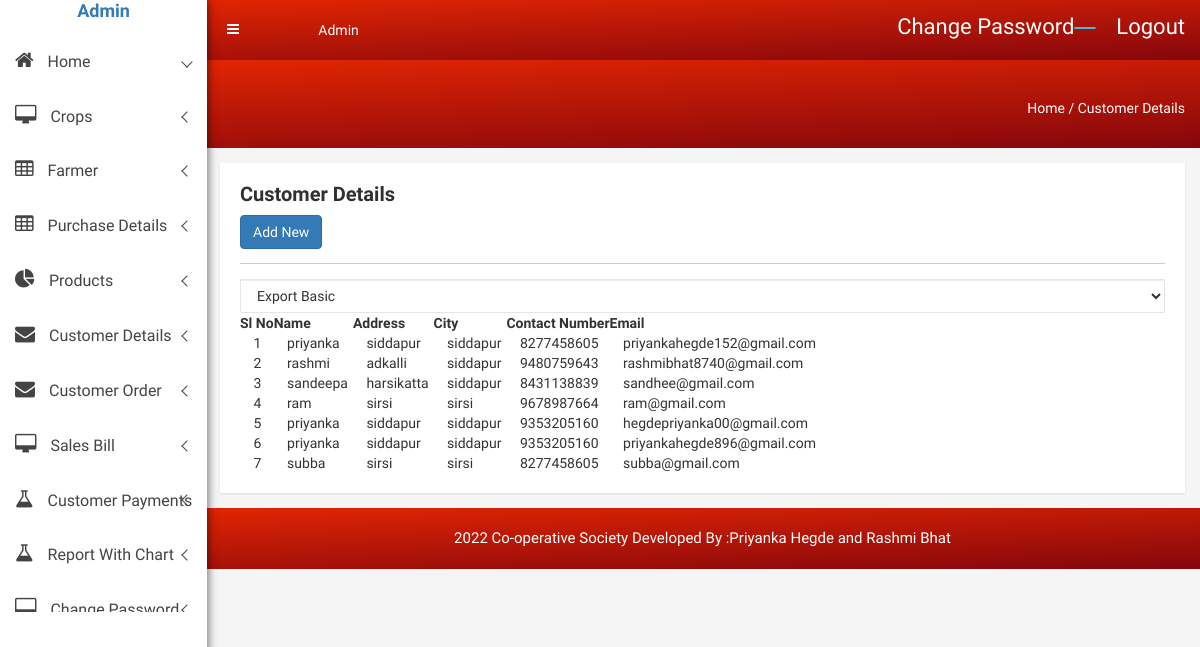
The app's page /admin/customer_details_view.php with its own data.
### tables this page shows
CREATE TABLE `customer_details` (
  `customer_id` int(90) NOT NULL,
  `customer_name` varchar(100) NOT NULL,
  `customer_address` varchar(200) NOT NULL,
  `customer_city` varchar(250) NOT NULL,
  `contact_number` varchar(12) NOT NULL,
  `email` varchar(110) NOT NULL
);

### admin/customer_details_view.php (the view, shortened to what this page needs)
<?php include('meta_tag.php'); ?>
<body>
  <?php include('sidebar.php'); ?>
            <div class="breadcome-area">
                <div class="container-fluid">
                    <div class="row">
                        <div class="col-lg-12 col-md-12 col-sm-12 col-xs-12">
                            <div class="breadcome-list single-page-breadcome">
                                <div class="row">
                                    <div class="col-lg-6 col-md-6 col-sm-6 col-xs-6">
                                    </div>
                                    <div class="col-lg-6 col-md-6 col-sm-6 col-xs-6">
                                        <ul class="breadcome-menu">
                                            <li><a href="#">Home</a> <span class="bread-slash">/</span>
                                            </li>
                                            <li><span class="bread-blod">Customer Details</span>
                                            </li>
                                        </ul>
                                    </div>
                                </div>
                            </div>
                        </div>
                    </div>
                </div>
            </div>
        </div>
        <div class="data-table-area mg-tb-15">
            <div class="container-fluid">
                <div class="row">
                    <div class="col-lg-12 col-md-12 col-sm-12 col-xs-12">
                        <div class="sparkline13-list">
                            <div class="sparkline13-hd">
                                <div class="main-sparkline13-hd">
                                  <h1><span class="table-project-n">Customer  </span> Details</h1>
								  <a href="customer_details_form.php" class="btn btn-primary">Add New</a><hr>
                              </div>
                            </div>
                            <div class="sparkline13-graph">
                                <div class="datatable-dashv1-list custom-datatable-overright">
                                    <div id="toolbar">
                                        <select class="form-control">
												<option value="">Export Basic</option>
											</select>
                                    </div>
                                    <table id="table" data-toggle="table" data-pagination="true" data-search="true" data-show-columns="true" data-show-pagination-switch="true" data-show-refresh="true" data-key-events="true" data-show-toggle="true" data-resizable="true" data-cookie="true"
                                        data-cookie-id-table="saveId" data-show-export="true" data-click-to-select="true" data-toolbar="#toolbar">
                                        <thead>
  <tr>
    <th>Sl No </th>
    <th> Name</th>
    <th>Address</th>
    <th> City</th>
    <th>Contact Number</th>
    <th>Email</th>
  </tr>
  </thead>
  <tbody>
<?php
include('database.php');
$sql="select * from customer_details";
$res=mysqli_query($conn,$sql);
while($row=mysqli_fetch_array($res))
{
?>
  <tr>
    <td>&nbsp;<?php echo $row['customer_id'];?></td>
    <td>&nbsp;<?php echo $row['customer_name'];?></td>
    <td>&nbsp;<?php echo $row['customer_address'];?></td>
    <td>&nbsp;<?php echo $row['customer_city'];?></td>
    <td>&nbsp;<?php echo $row['contact_number'];?></td>
    <td>&nbsp;<?php echo $row['email'];?></td>
  </tr>
  <?php
  }
  ?>
</table>
                                </div>
                            </div>
                        </div>
                    </div>
                </div>
            </div>
        </div>
        <?php include('footer.php'); ?>
</html>

### admin/meta_tag.php (shortened to what this page needs)
<!doctype html>
<html class="no-js" lang="en">
<head>
    <link rel="stylesheet" href="css/bootstrap.min.css">
    <link rel="stylesheet" href="css/font-awesome.min.css">
    <link rel="stylesheet" href="css/owl.carousel.css">
    <link rel="stylesheet" href="css/owl.theme.css">
    <link rel="stylesheet" href="css/owl.transitions.css">
    <link rel="stylesheet" href="css/animate.css">
    <link rel="stylesheet" href="css/normalize.css">
    <link rel="stylesheet" href="css/meanmenu.min.css">
    <link rel="stylesheet" href="css/main.css">
    <link rel="stylesheet" href="css/morrisjs/morris.css">
    <link rel="stylesheet" href="css/scrollbar/jquery.mCustomScrollbar.min.css">
    <link rel="stylesheet" href="css/metisMenu/metisMenu.min.css">
    <link rel="stylesheet" href="css/metisMenu/metisMenu-vertical.css">
    <link rel="stylesheet" href="css/calendar/fullcalendar.min.css">
    <link rel="stylesheet" href="css/calendar/fullcalendar.print.min.css">
    <link rel="stylesheet" href="style.css">
    <link rel="stylesheet" href="css/responsive.css">
</head>

### admin/sidebar.php (shortened to what this page needs)
<div class="left-sidebar-pro">
      <nav id="sidebar" class="">
          <div class="sidebar-header">
              <a href="home.php"><h4>Admin</h4></a>
          </div>
          <div class="left-custom-menu-adp-wrap comment-scrollbar">
              <nav class="sidebar-nav left-sidebar-menu-pro">
                  <ul class="metismenu" id="menu1">
                      <li class="active">
                          <a class="has-arrow" href="home.php">
						   <i class="fa big-icon fa-home icon-wrap"></i>
						   <span class="mini-click-non">Home</span>
						</a>
                      </li>
				 <li>
                          <a class="has-arrow" href="crop_view.php" aria-expanded="false"><i class="fa big-icon fa-desktop icon-wrap"></i> <span class="mini-click-non">Crops</span></a>
                      </li>
				  <li>
                          <a class="has-arrow" href="farmer_view.php" aria-expanded="false"><i class="fa big-icon fa-table icon-wrap"></i> <span class="mini-click-non"> Farmer</span></a>
                      </li>
				  <li>
                          <a class="has-arrow" href="supply_details_view.php" aria-expanded="false"><i class="fa big-icon fa-table icon-wrap"></i> <span class="mini-click-non">Purchase Details </span></a>
                      </li>
                     <li>
                          <a class="has-arrow" href="products_view.php" aria-expanded="false"><i class="fa big-icon fa-pie-chart icon-wrap"></i> <span class="mini-click-non">Products</span></a>
                      </li>
                      <li>
                          <a class="has-arrow" href="customer_details_view.php" aria-expanded="false"><i class="fa big-icon fa-envelope icon-wrap"></i> <span class="mini-click-non">Customer Details</span></a>
                      </li>
				<li>
                          <a class="has-arrow" href="customer_order_details_view.php" aria-expanded="false"><i class="fa big-icon fa-envelope icon-wrap"></i> <span class="mini-click-non">Customer Order</span></a>
                      </li>
				<li>
                          <a class="has-arrow" href="sales_master_view.php" aria-expanded="false"><i class="fa big-icon fa-desktop icon-wrap"></i> <span class="mini-click-non">Sales Bill</span></a>
                      </li>
				<li>
                          <a class="has-arrow" href="customer_payments_view.php" aria-expanded="false"><i class="fa big-icon fa-flask icon-wrap"></i> <span class="mini-click-non">Customer Payments</span></a>
                      </li>
				<li>
                          <a class="has-arrow" href="report_sales_view.php" aria-expanded="false"><i class="fa big-icon fa-flask icon-wrap"></i> <span class="mini-click-non">Report With Chart</span></a>
                      </li>
				<li>
                          <a class="has-arrow" href="changepswrd.php" aria-expanded="false"><i class="fa big-icon fa-desktop icon-wrap"></i> <span class="mini-click-non">Change Password</span></a>
                      </li>
                  </ul>
              </nav>
          </div>
      </nav>
  </div>
  <div class="all-content-wrapper">
      <div class="container-fluid">
          <div class="row">
              <div class="col-lg-12 col-md-12 col-sm-12 col-xs-12">
                  <div class="logo-pro">
                      <a href="index.html"><img class="main-logo" src="img/logo/logo.png" alt="" /></a>
                  </div>
              </div>
          </div>
      </div>
      <div class="header-advance-area">
          <div class="header-top-area">
              <div class="container-fluid">
                  <div class="row">
                      <div class="col-lg-12 col-md-12 col-sm-12 col-xs-12">
                          <div class="header-top-wraper">
                              <div class="row">
                                  <div class="col-lg-1 col-md-0 col-sm-1 col-xs-12">
                                      <div class="menu-switcher-pro">
                                          <button type="button" id="sidebarCollapse" class="btn bar-button-pro header-drl-controller-btn btn-info navbar-btn">
											<i class="fa fa-bars"></i>
										</button>
                                      </div>
                                  </div>
                                  <div class="col-lg-6 col-md-7 col-sm-6 col-xs-12">
                                      <div class="header-top-menu tabl-d-n">
                                          <ul class="nav navbar-nav mai-top-nav">
                                              <li class="nav-item"><a href="#" class="nav-link">Admin</a>
                                              </li>
                                          </ul>
                                      </div>
                                  </div>
                                  <div class="col-lg-5 col-md-5 col-sm-12 col-xs-12">
                                      <div class="header-right-info">
                                          <ul class="nav navbar-nav mai-top-nav header-right-menu">
                                              <li class="nav-item dropdown">
                                                  <a href="changepswrd.php">Change Password</a>
                                              </li>
										<li class="nav-item dropdown">
                                                  <a href="changepswrd.php" data-toggle="dropdown" role="button" aria-expanded="false" class="btn btn-info nav-link"></a>
                                              </li>
										<li class="nav-item dropdown">
                                                  <a href="../logout.php">Logout </a>
                                              </li>
                                          </ul>
                                      </div>
                                  </div>
                              </div>
                          </div>
                      </div>
                  </div>
              </div>
          </div>

### admin/footer.php (shortened to what this page needs)
 <div class="footer-copyright-area">
            <div class="container-fluid">
                <div class="row">
                    <div class="col-lg-12">
                        <div class="footer-copy-right">
                            <p>2022 <a href="https://colorlib.com/wp/templates/">Co-operative Society</a> Developed By :Priyanka Hegde and Rashmi Bhat</p>
                        </div>
                    </div>
                </div>
            </div>
        </div>
    </div>
</body>
</html>

### admin/css/main.css (style rules this page uses)
html { color: #222; font-size: 1em; line-height: 1.4; }
hr { display: block; height: 1px; border: 0; border-top: 1px solid #ccc; margin: 1em 0; padding: 0; }
audio, canvas, iframe, img, svg, video { vertical-align: middle; }

### admin/css/metisMenu/metisMenu-vertical.css (style rules this page uses)
.sidebar-nav { background: #fff; }
.sidebar-nav ul { padding: 0; margin: 0; list-style: none; background: #f5f5f5; }
.sidebar-nav .metismenu { background: #fff; display: -webkit-box; display: -ms-flexbox; display: flex; -webkit-box-orient: vertical; -webkit-box-direction: normal; -ms-flex-direction: column; flex-direction: column; }
.sidebar-nav .metismenu li + li { margin-top: 5px; }
.sidebar-nav .metismenu li:first-child { margin-top: 5px; }
.sidebar-nav .metismenu > li { display: -webkit-box; display: -ms-flexbox; display: flex; -webkit-box-orient: vertical; -webkit-box-direction: normal; -ms-flex-direction: column; flex-direction: column; position: relative; }
.sidebar-nav .metismenu a { position: relative; display: block; padding: 13px 15px; color: #444; outline-width: 0; transition: all .3s ease-out; font-size:16px; }
.sidebar-nav .metismenu li .icon-wrap { margin-right:10px; font-size:20px; }

### records on screen
customer_details: customer_id "1", customer_name "priyanka", customer_address "siddapur", customer_city "siddapur", contact_number "8277458605", email "priyankahegde152@gmail.com"
customer_details: customer_id "2", customer_name "rashmi", customer_address "adkalli", customer_city "siddapur", contact_number "9480759643", email "rashmibhat8740@gmail.com"
customer_details: customer_id "3", customer_name "sandeepa", customer_address "harsikatta", customer_city "siddapur", contact_number "8431138839", email "sandhee@gmail.com"
customer_details: customer_id "4", customer_name "ram", customer_address "sirsi", customer_city "sirsi", contact_number "9678987664", email "ram@gmail.com"
customer_details: customer_id "5", customer_name "priyanka", customer_address "siddapur", customer_city "siddapur", contact_number "9353205160", email "hegdepriyanka00@gmail.com"
customer_details: customer_id "6", customer_name "priyanka", customer_address "siddapur", customer_city "siddapur", contact_number "9353205160", email "priyankahegde896@gmail.com"
customer_details: customer_id "7", customer_name "subba", customer_address "sirsi", customer_city "sirsi", contact_number "8277458605", email "subba@gmail.com"
